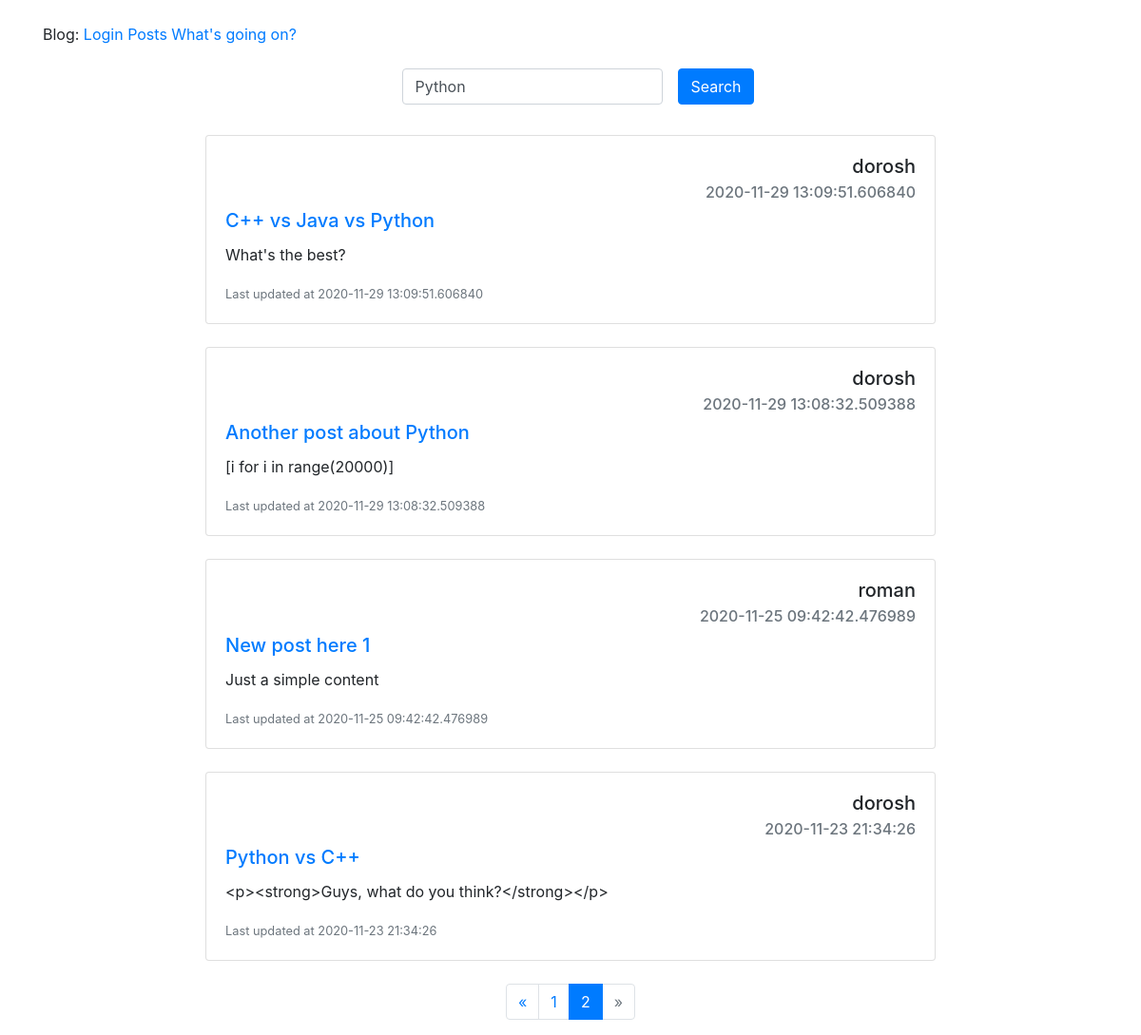
The app's page /posts/?page=2 with its own data.
### app/models.py (models this page shows, shortened)
class Post(db.Model):
    id = db.Column(db.Integer, primary_key=True)
    title = db.Column(db.String(100), nullable=False)
    body = db.Column(db.String(140), nullable=False)
    timestamp = db.Column(db.DateTime, index=True, default=datetime.utcnow, nullable=False)
    user_id = db.Column(db.Integer, db.ForeignKey('user.id'))

class User(UserMixin, db.Model):
    id = db.Column(db.Integer, primary_key=True)
    username = db.Column(db.String(64), index=True, unique=True)
    email = db.Column(db.String(120), index=True, unique=True)
    image_file = db.Column(db.String(20), nullable=False, default = 'default.jpg')
    about_me = db.Column(db.String(200), nullable=True)
    last_seen = db.Column(db.DateTime, default=datetime.utcnow)
    password_hash = db.Column(db.String(128))
    admin = db.Column(db.Boolean, default=False)
    posts = db.relationship('Post', backref='author', lazy='dynamic')

### app/blueprints/posts/views.py (the view)
@pb.route('/posts/', methods=['GET'])
def posts():
    query = request.args.get('q')
    page = request.args.get('page')
    if page and page.isdigit():
        page = int(page)
    else:
        page = 1
    if query:
        posts = Post.query.filter(Post.title.contains(query) | Post.body.contains(query))
    else:
        posts = Post.query.order_by(Post.timestamp.desc())
    posts_per_page = current_app.config['POSTS_PER_PAGE']
    pages = posts.paginate(page=page, per_page=posts_per_page)
    return render_template('posts/posts.html', posts=posts, pages=pages, query=query)

### app/blueprints/posts/templates/posts/posts.html (shortened to what this page needs)
{% extends "base.html" %}
{% block content %}
    <br>
    <div class="container d-flex flex-column align-items-center">
    <form action="{{ url_for('posts.posts') }}" class="form-inline">
        <div class="form-group mx-sm-3 mb-2">
            <input type="text" class="form-control" name="q" value="{%if query%}{{query}}{% else %}Python{% endif %}">
        </div>
        <button type="submit" class="btn btn-primary mb-2">Search</button>
    </form>
    </div>
    <br>
    <div class="container d-flex flex-column align-items-center">
    {% for post in pages.items %}
    <div class="card" style="width: 48rem;">
        <div class="card-body" >
          <h5 class="card-title text-right">{{post.author.username}}</h5>
          <h6 class="card-subtitle mb-2 text-muted text-right">{{post.timestamp}}</h6>
          <h5 class="card-title"><a href="{{ url_for('posts.get_post', post_id=post.id) }}">{{post.title}}</a></h5>
          <p class="card-text">{{post.body}}</p>
          <p class="card-text"><small class="text-muted">Last updated at {{post.timestamp}} </small></p>
        </div>
    </div>
    <br>
    {% endfor %}
    </div>
    <nav>
        <ul class="pagination justify-content-center">
            <li class="page-item {% if not pages.has_prev %} disabled {% endif %}">
                <a class="page-link" href="{{ url_for('posts.posts', page=pages.prev_num) }}" aria-label="Previous">
                    <span aria-hidden="true">&laquo;</span>
                </a>
            </li>
            {% for page in pages.iter_pages() %}
                <li class="page-item {% if page == pages.page %} active {% endif %}">
                    <a class="page-link" href="{{ url_for('posts.posts', page=page) }}">{{ page }}<span class="sr-only">(current)</span></a>
                </li>
            {% endfor %}
            <li class="page-item {% if not pages.has_next %} disabled {% endif %}">
                <a class="page-link" href="{{ url_for('posts.posts', page=pages.next_num) }}" aria-label="Next">
                    <span aria-hidden="true">&raquo;</span>
                </a>
            </li>
        </ul>
    </nav>
{% endblock %}

### records on screen
Post: author.username "dorosh", timestamp "2020-11-29 13:09:51.606840", title "C++ vs Java vs Python", body "What's the best?"
Post: author.username "dorosh", timestamp "2020-11-29 13:08:32.509388", title "Another post about Python", body "[i for i in range(20000)]"
Post: author.username "roman", timestamp "2020-11-25 09:42:42.476989", title "New post here 1", body "Just a simple content"
Post: author.username "dorosh", timestamp "2020-11-23 21:34:26", title "Python vs C++", body "<p><strong>Guys, what do you think?</strong></p>"

### other values on screen
{{ page }} "1" "2"
